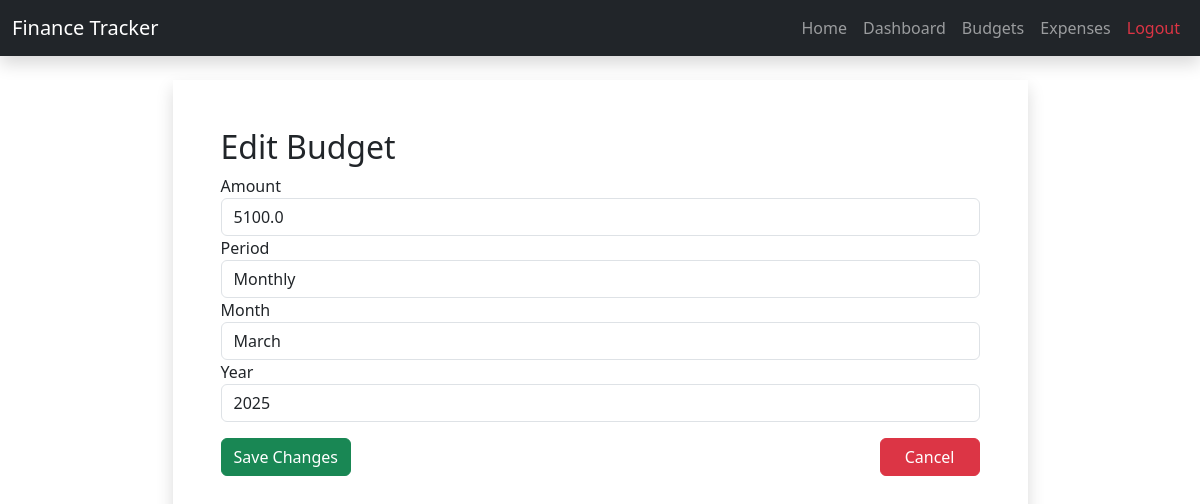
/edit_budget/1 (signed in), run on the app's committed database.
### app/models.py (models this page shows, shortened)
class Budget(db.Model):
    id = db.Column(db.Integer, primary_key=True)
    user_id = db.Column(db.Integer, db.ForeignKey('user.id'), nullable=False)
    amount = db.Column(db.Float, nullable=False, default=0.0)  # Budget amount
    period = db.Column(db.String(10), nullable=False, default="monthly")  # monthly, weekly, biweekly
    created_at = db.Column(db.DateTime, nullable=False, default=lambda: datetime.now(utc_zone))
    month = db.Column(db.Integer, nullable=False)
    year = db.Column(db.Integer, nullable=False)

### app/routes.py (the view, shortened to what this page needs)
@bp.route('/edit_budget/<int:budget_id>', methods=['GET', 'POST'])
@login_required
def edit_budget(budget_id):
    months = ['January', 'February', 'March', 'April', 'May', 'June', 'July', 'August', 'September', 'October', 'November', 'December']
    budget = Budget.query.filter_by(id=budget_id, user_id=current_user.id).first()
    if not budget:
        flash('Budget not found or access denied.', 'danger')
        return redirect(url_for('main.view_budgets'))
    current_year = datetime.now().year
    years = list(range(current_year, current_year + 3))
    return render_template('edit_budget.html', months=months, years=years, budget=budget)

### app/__init__.py (called while the page is built)
@login_manager.user_loader
def load_user(user_id):
    from app.models import User
    return User.query.get(int(user_id))

### app/templates/edit_budget.html (shortened to what this page needs)
{% extends 'base.html' %}
{% block content %}
<div class="row justify-content-md-center">
  <div class="col col-lg-9 shadow p-5">
    <h2>Edit Budget</h2>
    <form method="POST">
      <div class="form-group">
        <label for="amount">Amount</label>
        <input type="number" step="0.01" class="form-control" id="amount" name="amount" value="{{ budget.amount }}" required>
      </div>
      <div class="form-group">
        <label for="period">Period</label>
        <select class="form-control" id="period" name="period" required>
          <option value="monthly" {% if budget.period == 'monthly' %}selected{% endif %}>Monthly</option>
        </select>
      </div>
      <div class="form-group">
        <label for="budget_month">Month</label>
        <select class="form-control" id="budget_month" name="budget_month" required>
            {% for month in months %}
                <option value="{{ loop.index }}" {% if budget.month == loop.index %}selected{% endif %}>
                    {{ month }}
                </option>
            {% endfor %}
        </select>
      </div>
      <div class="form-group">
        <label for="budget_year">Year</label>
        <select class="form-control" id="budget_year" name="budget_year" required>
          {% for year in years %}
            <option value="{{ year }}" {% if budget.year == year %}selected{% endif %}>{{ year }}</option>
          {% endfor %}
        </select>
      </div>
      <div class="d-flex justify-content-between mt-3">
      <button type="submit" class="btn btn-success">Save Changes</button>
        <a href="{{ url_for('main.view_budgets') }}" class="btn btn-danger px-4">Cancel</a>
      </div>
    </form>
  </div>
</div>
</div>
{% endblock %}

### data on the page
Budget: amount "5100.0", period "Monthly", budget_month "March", budget_year "2025"
